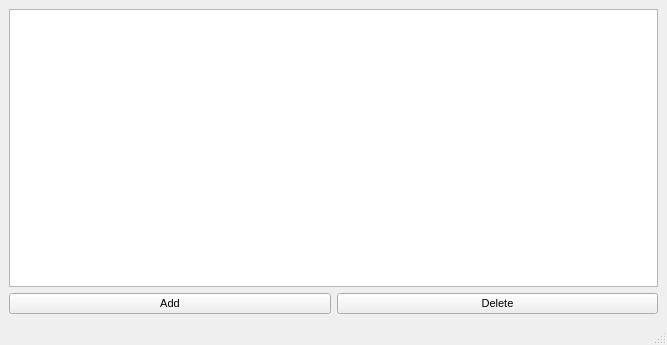
<?xml version="1.0" encoding="UTF-8"?>
<ui version="4.0">
 <class>AccountManager</class>
 <widget class="QMainWindow" name="AccountManager">
  <property name="geometry">
   <rect>
    <x>0</x>
    <y>0</y>
    <width>667</width>
    <height>345</height>
   </rect>
  </property>
  <property name="windowTitle">
   <string>Account Manager</string>
  </property>
  <property name="windowIcon">
   <iconset resource="../resources.qrc">
    <normaloff>:/icons/Transactions.png</normaloff>:/icons/Transactions.png</iconset>
  </property>
  <widget class="QWidget" name="centralwidget">
   <property name="font">
    <font>
     <pointsize>8</pointsize>
    </font>
   </property>
   <layout class="QGridLayout" name="gridLayout">
    <item row="0" column="0" colspan="2">
     <widget class="QTreeView" name="treeView"/>
    </item>
    <item row="1" column="0">
     <widget class="QPushButton" name="pushButton_Add">
      <property name="enabled">
       <bool>true</bool>
      </property>
      <property name="text">
       <string>Add</string>
      </property>
      <property name="checkable">
       <bool>false</bool>
      </property>
     </widget>
    </item>
    <item row="1" column="1">
     <widget class="QPushButton" name="pushButton_Delete">
      <property name="enabled">
       <bool>true</bool>
      </property>
      <property name="text">
       <string>Delete</string>
      </property>
     </widget>
    </item>
   </layout>
  </widget>
  <widget class="QMenuBar" name="menubar">
   <property name="geometry">
    <rect>
     <x>0</x>
     <y>0</y>
     <width>667</width>
     <height>17</height>
    </rect>
   </property>
  </widget>
  <widget class="QStatusBar" name="statusbar"/>
 </widget>
 <resources>
  <include location="../resources.qrc"/>
 </resources>
 <connections/>
</ui>
